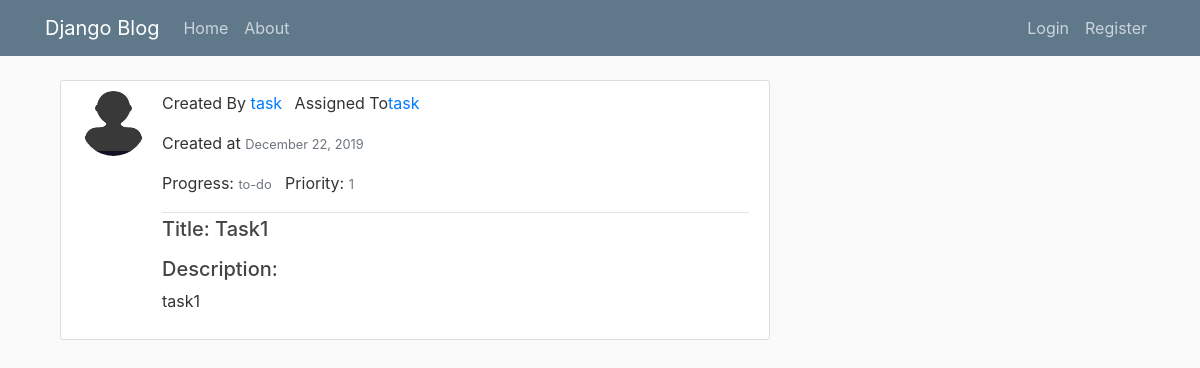
Page /tasks/task/1/ on the committed database.
### tasks/models.py (models this page shows, shortened)
class Tasks(models.Model):
    class Meta:
        verbose_name = _("Task")
        verbose_name_plural = _("Tasks")
    STATUSES = (
        ('Assigned', _('Assigned')),
        ('in_progress', _('In Progress')),
        ('blocked', _('Blocked')),
        ('done', _('Done')),
        ('dismissed', _('Dismissed'))
    )
    PRIORITIES = (
        ('Normal', _('Normal')),
        ('High', _('High')),
        ('Critical', _('Critical')),
        ('Blocker', _('Blocker'))
    )
    title = models.CharField(max_length=140)
    date_posted = models.DateField(default=timezone.now, blank=True, null=True)
    content = models.TextField(_("content"), max_length=2000, null=True, blank=True)
    created_by = models.ForeignKey(
        User,
        null=True,
        blank=True,
        related_name="task_created",
        on_delete=models.CASCADE,
    )
    assigned_to = models.ForeignKey(
        User,
        blank=True,
        null=True,
        related_name="task_assigned",
        on_delete=models.CASCADE,
    )
    state = models.CharField(_("state"), max_length=20, choices=STATUSES, default='Assigned')
    priority = models.CharField(_("priority"), max_length=20, choices=PRIORITIES, default='Normal')

### Users/models.py (models this page shows, shortened)
class Profile(models.Model):
    user = models.OneToOneField(User, on_delete=models.CASCADE)
    image = models.ImageField(default='default.jpg', upload_to='profile_pics')

### tasks/views.py (the view)
# urls.py: path('task/<int:pk>/', TaskDetailView.as_view(), name='tasks-detail'),
class TaskDetailView(DetailView):
    model = Tasks

### tasks/templates/tasks/tasks_detail.html (shortened to what this page needs)
{% extends "tasks/base.html" %}
{% block content %}
  <article class="media content-section">
    <img class="rounded-circle article-img" src="{{ object.created_by.profile.image.url }}">
    <div class="media-body">
      <div class="article-metadata">
        <p> Created By <a class="mr-2" href="{% url 'user-tasks' object.created_by.username %}">{{ object.created_by }}</a>
        Assigned To<a class="mr-2" href="{% url 'user-tasks' object.assigned_to.username %}">{{ object.assigned_to }}</a></p>
        <p> Created at <small class="text-muted">{{ object.date_posted|date:"F d, Y" }}</small></p>
         <p> Progress: <small class="text-muted">{{object.state}}</small> &nbsp;
         Priority: <small class="text-muted">{{object.priority}}</small> </p>
      </div>
      <h5> Title: {{ object.title }}</h5>
      <p class="article-content"> <h5> Description: </h5>{{ object.content }}</p>
    </div>
  </article>
{% endblock content %}

### tasks/static/tasks/base.css (style rules this page uses)
body { background: #fafafa; color: #333333; margin-top: 5rem; }
h1, h2, h3, h4, h5, h6 { color: #444444; }
.content-section { background: #ffffff; padding: 10px 20px; border: 1px solid #dddddd; border-radius: 3px; margin-bottom: 20px; }
.article-content { white-space: pre-line; }
.article-img { height: 65px; width: 65px; margin-right: 16px; }
.article-metadata { padding-bottom: 1px; margin-bottom: 4px; border-bottom: 1px solid #e3e3e3 }

### rows in the picture
Tasks: created_by.profile.image (placeholder picture), created_by "task", assigned_to "task", date_posted "December 22, 2019", state "to-do", priority "1", title "Task1", content "task1"
